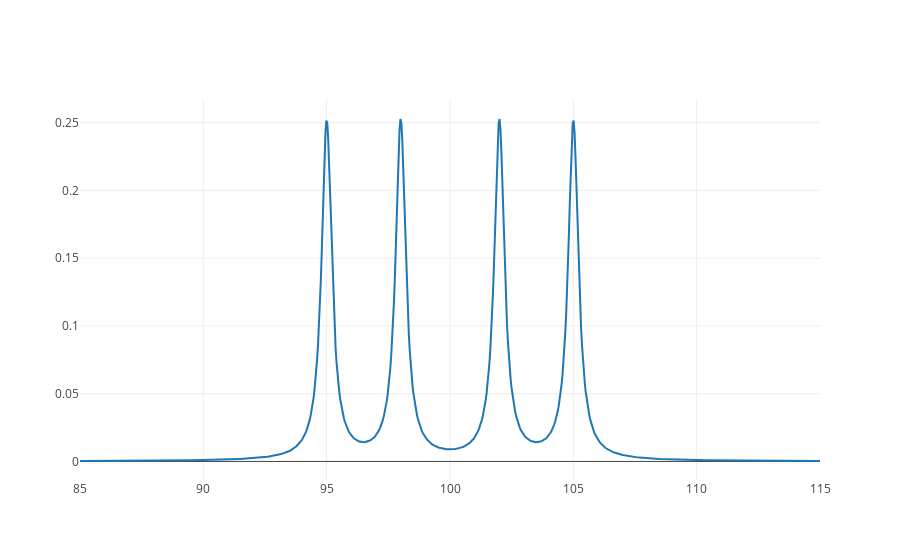

Notebook code cell kept with this figure:
### Code cell
interactive_dd()

### Figure 1 — Plotly figure (JSON) as saved in the notebook; plotly's stock layout.template omitted (floating-point values rounded to 4 significant figures; data arrays with more than 128 entries replaced by an {"elided": "..."} marker saying what was removed)
{"data": [{"type": "scatter", "uid": "b662e31a-c732-11e8-846d-a860b6257e6a", "x": {"elided": "800 float values"}, "y": {"elided": "800 float values"}}], "layout": {}}
